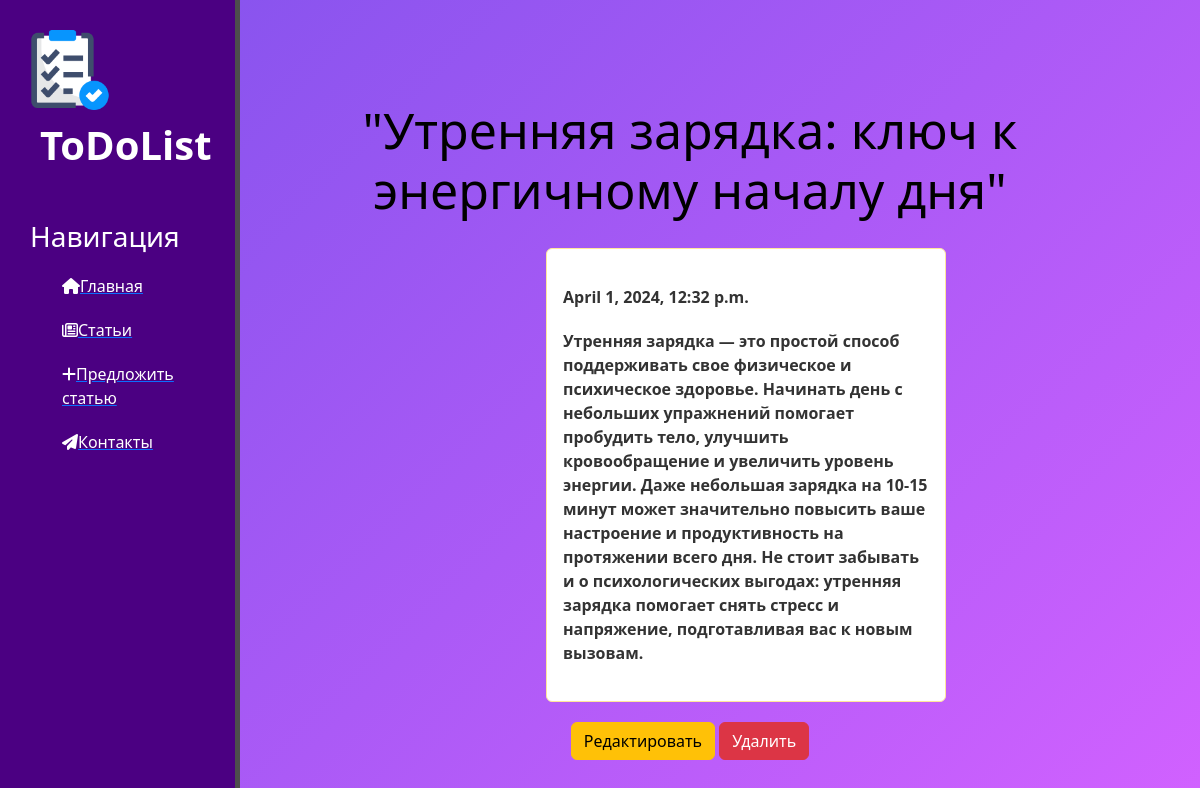
Page /news/11 on the committed database.
### news/models.py (models this page shows, shortened)
class Articles(models.Model):
    title = models.CharField('Заголовок', max_length = 50)
    anons = models.CharField('Анонс', max_length = 250)
    full_text = models.TextField('Статья')
    date = models.DateTimeField('Дата публикации')
    class Meta:
        verbose_name = 'Новость'
        verbose_name_plural = 'Новости'

### news/views.py (the view)
# urls.py: path('<int:pk>', views.NewsDetailView.as_view(), name='news-detail'),
class NewsDetailView(DetailView):
    model = Articles
    template_name = 'news/details_view.html'
    context_object_name = 'article'

### news/templates/news/details_view.html (shortened to what this page needs)
{% extends 'main/layout.html' %}
{% block content %}
    <div class="features">
        <h1>{{ article.title }}</h1>
        <div class="alert alert-warning">
            <p>{{ article.date }}</p>
            <p>{{ article.full_text }}</p>
        </div>
        <a href="{% url 'news-update' article.id %}" class="btn btn-warning">Редактировать</a>
        <a href="{% url 'news-delete' article.id %}" class="btn btn-danger">Удалить</a>
    </div>
{% endblock %}

### main/static/main/css/main.css (style rules this page uses)
*, *:before, *:after { padding: 0; margin: 0; box-sizing: border-box; }
body { height: 100vh; background: linear-gradient( 135deg, #8052ec, #d161ff ); }
main .features { float: left; color: black; margin-top: 100px; text-align: center; width: 75%; }
main .features h1 { font-size: 50px; }
main .features p { max-width: 400px; margin: 20px auto; font-weight: bold; color: #333; }
.alert-warning { background-color: white; color: black; float: left; clear: both; width: 400px; margin: 20px 34%; text-align: left; }

### rows in the picture
Articles: title "\"Утренняя зарядка: ключ к энергичному началу дня\"", date "April 1, 2024, 12:32 p.m.", full_text "Утренняя зарядка — это простой способ поддерживать свое физическое и психическое здоровье. Начинать день с небольших упражнений помогает пробудить тело, улучшить кровообращение и увеличить уровень энергии. Даже небольшая зарядка на 10-15 минут может значительно повысить ваше настроение и продуктивность на протяжении всего дня. Не стоит забывать и о психологических выгодах: утренняя зарядка помогает снять стресс и напряжение, подготавливая вас к новым вызовам."
